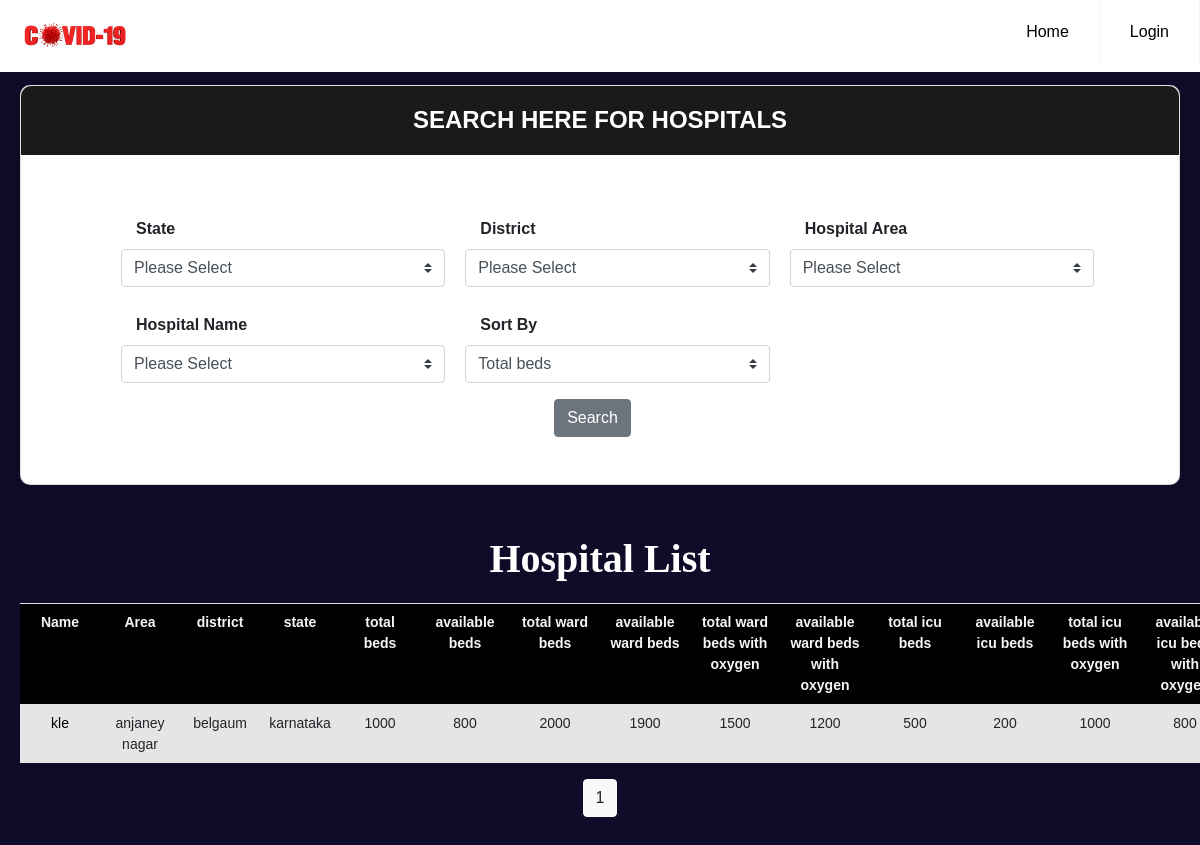
Before: /hospital with the older database file.
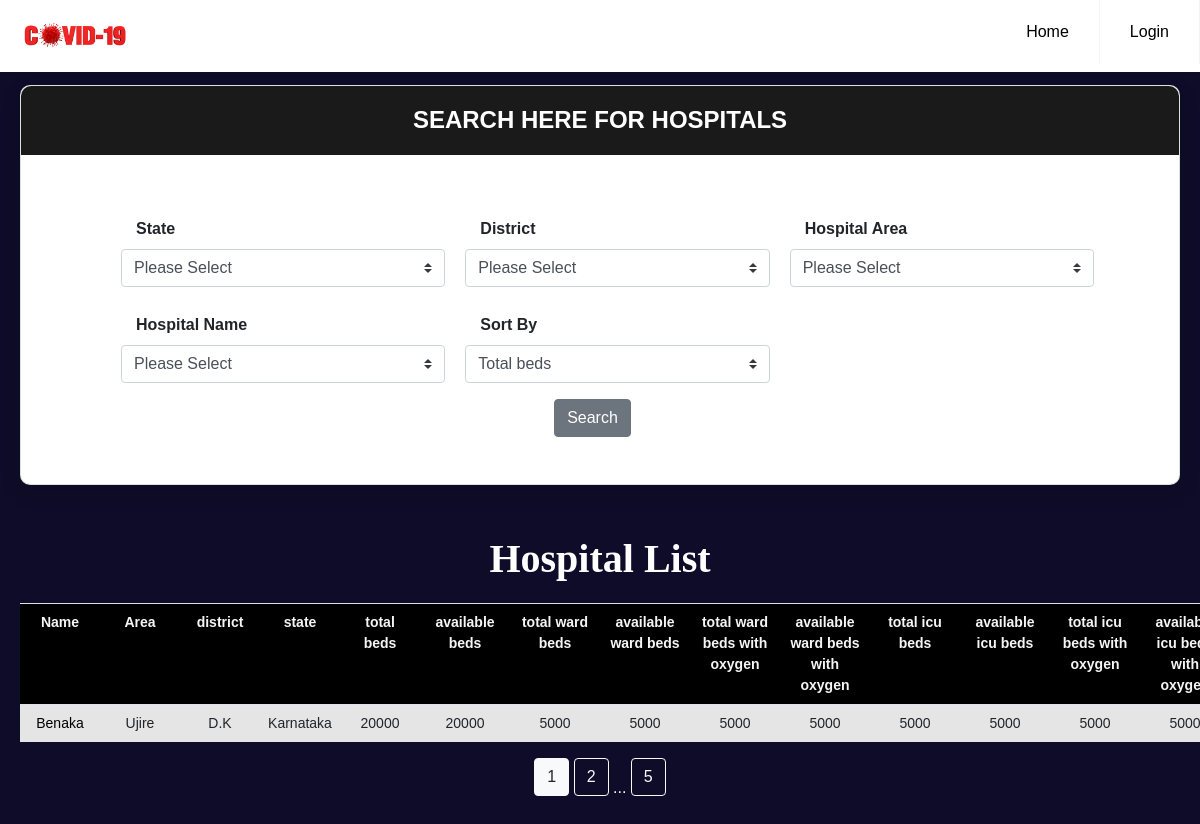
After: the same page with the newer database file.
### models.py (models this page shows, shortened)
class Hospital(db.Model):
    __tablename__ = "hospital"
    id = db.Column(db.Integer, primary_key=True)
    name = db.Column(db.String(100), nullable=False)
    area = db.Column(db.String(100), nullable=False)
    district = db.Column(db.String(100), nullable=False)
    state = db.Column(db.String(100), nullable=False)
    phone = db.Column(db.Integer, nullable=False)
    total_beds = db.Column(db.Integer, nullable=False)
    available_beds = db.Column(db.Integer, nullable=False)
    total_ward_beds = db.Column(db.Integer, nullable=False)
    available_ward_beds = db.Column(db.Integer, nullable=False)
    total_ward_beds_with_oxygen = db.Column(db.Integer, nullable=False)
    available_ward_beds_with_oxygen = db.Column(db.Integer, nullable=False)
    total_icu_beds = db.Column(db.Integer, nullable=False)
    available_icu_beds = db.Column(db.Integer, nullable=False)
    total_icu_beds_with_oxygen = db.Column(db.Integer, nullable=False)
    available_icu_beds_with_oxygen = db.Column(db.Integer, nullable=False)
    beds = db.relationship('Bed', backref='hospital', lazy=True)
    users = db.relationship('User', backref='hospital', lazy=True)
    doctors = db.relationship('Doctor', backref='hospital', lazy=True)

### app.py (the view, shortened to what this page needs)
@app.route('/hospital', methods=['GET','POST'])
def hospital():
    name=False
    district=False
    state=False
    area=False
    beds= False
    form = InfoForm()
    page = request.args.get('page', 1, type=int)
    print('page: ', page)
    if request.method == 'GET':
        name = request.args.get('name')
        state = request.args.get('state')
        district = request.args.get('district')
        area = request.args.get('area')
        beds = request.args.get('beds')
        print(name,area,district,state,beds)
        form.state.choices = [('Please Select', 'Please Select')] + [(s.state, s.state) for s in Hospital.query.group_by(Hospital.state)]
        if state and state != 'Please Select':
            form.district.choices = [('Please Select', 'Please Select')] + [(d.district, d.district) for d in Hospital.query.filter_by(state=state).group_by(Hospital.district)]
        if district and district != 'Please Select':
            form.area.choices = [('Please Select', 'Please Select')] + [(a.area, a.area) for a in Hospital.query.filter_by(district=district).group_by(Hospital.area)]
        if area and area != 'Please Select':
            form.name.choices = [('Please Select', 'Please Select')] + [(h.name, h.name) for h in Hospital.query.filter_by(area=area).group_by(Hospital.name)]
    if form.validate_on_submit() and request.method == "POST":
        print('POST request')
    per_page = 1
    data = Hospital.query.order_by(Hospital.total_beds.desc()).paginate(per_page=per_page, page=page)
    if(name =='Please Select' and district =='Please Select' and state =='Please Select' and area =='Please Select'):
        if beds == 'total_beds':
            data = Hospital.query.order_by(Hospital.total_beds.desc()).paginate(per_page=per_page, page=page)
        elif beds== 'available_beds':
            data = Hospital.query.order_by(Hospital.available_beds.desc()).paginate(per_page=per_page, page=page)
        elif beds == 'available_ward_beds':
            data = Hospital.query.order_by(Hospital.available_ward_beds.desc()).paginate(per_page=per_page, page=page)
        elif beds == 'available_ward_beds_with_oxygen':
            data = Hospital.query.order_by(Hospital.available_ward_beds_with_oxygen.desc()).paginate(per_page=per_page, page=page)
        elif beds == 'available_icu_beds':
            data = Hospital.query.order_by(Hospital.available_icu_beds.desc()).paginate(per_page=per_page, page=page)
        elif beds == 'available_icu_beds_with_oxygen':
            data = Hospital.query.order_by(Hospital.available_icu_beds_with_oxygen.desc()).paginate(per_page=per_page, page=page)
    elif(name !=  'Please Select' and district !='Please Select' and state !='Please Select' and area !='Please Select'):
        if beds == 'total_beds':
            data = Hospital.query.filter_by(name=name, district=district, state=state, area=area).order_by(Hospital.total_beds.desc()).paginate(per_page=per_page, page=page)
        elif beds== 'available_beds':
            data = Hospital.query.filter_by(name=name, district=district, state=state, area=area).order_by(Hospital.available_beds).paginate(per_page=per_page, page=page)
        elif beds == 'available_ward_beds':
            data = Hospital.query.filter_by(name=name, district=district, state=state, area=area).order_by(Hospital.available_ward_beds.desc()).paginate(per_page=per_page, page=page)
        elif beds == 'available_ward_beds_with_oxygen':
            data = Hospital.query.filter_by(name=name, district=district, state=state, area=area).order_by(Hospital.available_ward_beds_with_oxygen.desc()).paginate(per_page=per_page, page=page)
        elif beds == 'available_icu_beds':
            data = Hospital.query.filter_by(name=name, district=district, state=state, area=area).order_by(Hospital.available_icu_beds.desc()).paginate(per_page=per_page, page=page)
        elif beds == 'available_icu_beds_with_oxygen':
            data = Hospital.query.filter_by(name=name, district=district, state=state, area=area).order_by(Hospital.available_icu_beds_with_oxygen.desc()).paginate(per_page=per_page, page=page)
    else:
        data = Hospital.query.order_by(Hospital.total_beds.desc()).paginate(per_page=per_page, page=page)
        print("Get Request")
    form.name.data = name
    form.district.data = district
    form.state.data = state
    form.area.data = area
    form.beds.data = beds
    return render_template('index.html', form=form, name=name, district=district, state=state, area=area, beds=beds, hospitals=data)

### templates/index.html (shortened to what this page needs)
{% extends "base.html" %}
{% block navbar %}
    {% if current_user.is_active %}
        {% if current_user.role == "admin" %}
        <li><a href="{{ url_for('addhospital') }}">Add Hospital</a></li>
        <li><a href="{{ url_for('complaint') }}">Complaints</a></li>
        <li><a href="#">Logged in as: {{current_user.name}}</a></li>
        {% endif %}
        {% if current_user.role == "hospital" %}
        <li><a href="{{ url_for('patient_list') }}">Patients</a></li>
        <li><a href="{{ url_for('patient_add') }}">Add Patients</a></li>
        <li><a href="{{ url_for('doctor_add') }}">Add Doctor</a></li>
        <li><a href="{{ url_for('profilehospital', hospital_id = current_user.hospital.id) }}">Logged in as: {{current_user.name}}</a></li>
        {% endif %}
        <li><a href="{{ url_for('logout') }}">Logout</a></li>
	{% else %}
	    <li><a href="{{ url_for('login') }}">Login</a></li>
	{% endif %}
{% endblock navbar %}
{% block content %}
<div class="wrapper__main">
    <div class="page-wrapper bg-gra-03 p-t-45 p-b-50">
        <div class="wrapper wrapper--w790">
            <div class="card card-5">
                <div class="card-heading">
                    <h2 class="title">Search Here for Hospitals</h2>
                </div>
                <div class="card-body">
                    <div style="padding-left: 0px;" class="container">
                            <div class="col-md-12">
                                <form href="/" method="POST">
                                    <div class="row">
                                        <div>
                                            <div style="margin-top: 10px;" class="form-group">
                                                <label for="state" style="margin-left: 30px;" class="form-label "><b>State</b></label>
                                                <span class = "col-sm-4">
                                                    {{ form.state(id="state",class="custom-select selectFilter")}}
                                                </span>
                                            </div>
                                        </div>
                                        <div style="margin-left: 20px;">
                                            <div style="margin-top: 10px;" class="form-group">
                                                <label for="district" style="margin-left: 30px;" class="form-label"><b>District</b></label>
                                                <span class = "col-sm-4">
                                                    {{ form.district(id="district",class="custom-select selectFilter")}}
                                                </span>
                                            </div>
                                        </div>
                                        <div style="margin-left: 20px;">
                                            <div style="margin-top: 10px;" class="form-group">
                                                <label for="area" style="margin-left: 30px;" class="form-label "><b>Hospital Area</b></label>
                                                <span class = "col-sm-4">
                                                    {{ form.area(id="area",class="custom-select selectFilter")}}
                                                </span>
                                            </div>
                                        </div>
                                        <div>
                                            <div style="margin-top: 10px;" class="form-group">
                                                <label for="na" style="margin-left: 30px;" class="form-label "><b>Hospital Name</b></label>
                                                <span class = "col-sm-4">
                                                    {{ form.name(id="na",class="custom-select selectFilter") }}
                                                </span>
                                            </div>
                                        </div>
                                    <div style="margin-left: 20px;">
                                        <div style="margin-top: 10px;" class="form-group">
                                            <label class="form-label" style="margin-left: 30px;"><b>Sort By</b></label>
                                            <span class = "col-sm-4">
                                                {{ form.beds(class="custom-select selectFilter") }}
                                            </span>
                                        </div>
                                    </div>
                                </div>
                                    <div style="text-align: center;">
                                        {{form.submit(class="btn btn-secondary")}}
                                    </div>
                                </form>
                            </div>
                        </div>
                    </div>
                </div>
            </div>
  <div class="table__main">
    <div class="table__wrapper">
        <h1 class="label__head">Hospital List</h1>
        <table class="table">
            <tr class="table__head text-break">
                <th class="table__cell" width="80px">Name</th>
                <th class="table__cell" width="80px">Area</th>
                <th class="table__cell" width="80px">district</th>
                <th class="table__cell" width="80px">state</th>
                <th class="table__cell" width="80px">total beds</th>
                <th class="table__cell" width="90px">available beds</th>
                <th class="table__cell" width="90px">total ward beds</th>
                <th class="table__cell" width="90px">available ward beds</th>
                <th class="table__cell" width="90px">total ward beds with oxygen</th>
                <th class="table__cell" width="90px">available ward beds with oxygen</th>
                <th class="table__cell" width="90px">total icu beds</th>
                <th class="table__cell" width="90px">available icu beds</th>
                <th class="table__cell" width="90px">total icu beds with oxygen</th>
                <th class="table__cell" width="90px">available icu beds with oxygen</th>
            </tr>
            {% for row in hospitals.items %}
            <tr style="text-align: center;" class="table__row">
                <td class="table__cell"><a href="{{ url_for('profilehospital', hospital_id = row.id) }}">{{row.name}}</a></td>
                <td class="table__cell">{{row.area}}</td>
                <td class="table__cell">{{row.district}}</td>
                <td class="table__cell">{{row.state}}</td>
                <td class="table__cell">{{row.total_beds}}</td>
                <td class="table__cell">{{row.available_beds}}</td>
                <td class="table__cell">{{row.total_ward_beds}}</td>
                <td class="table__cell">{{row.available_ward_beds}}</td>
                <td class="table__cell">{{row.total_ward_beds_with_oxygen}}</td>
                <td class="table__cell">{{row.available_ward_beds_with_oxygen}}</td>
                <td class="table__cell">{{row.total_icu_beds}}</td>
                <td class="table__cell">{{row.available_icu_beds}}</td>
                <td class="table__cell">{{row.total_icu_beds_with_oxygen}}</td>
                <td class="table__cell">{{row.available_icu_beds_with_oxygen}}</td>
            </tr>
            {% endfor %}
        </table>
        <div style="text-align: center;">
        {% for page_num in hospitals.iter_pages(left_edge=1, right_edge=1, left_current=1, right_current=2) %}
            {% if page_num %}
                {% if hospitals.page == page_num  %}
                    <a  class="btn btn-light mb-4" href="{{url_for('hospital', page=page_num, name=name, district=district, state=state, area=area, beds=beds) }}">{{ page_num }}</a>
                {% else %}
                    <a  class="btn btn-outline-light mb-4" href="{{ url_for('hospital', page=page_num, name=name, district=district, state=state, area=area, beds=beds) }}">{{ page_num }}</a>
                {% endif %}
            {% else %}
            <span style="color: white;">...</span>
            {% endif %}
        {% endfor %}
            </div>
    </div>
  </div>
</div>
</div>
{% endblock content %}

### templates/base.html (shortened to what this page needs)
<!DOCTYPE html>
<html>
<head>
	<link rel="stylesheet" type="text/css" href="{{ url_for('static', filename='css/home.css') }}">
	<link rel="stylesheet" href="https://stackpath.bootstrapcdn.com/bootstrap/4.3.1/css/bootstrap.min.css">
	<link href="https://unpkg.com/aos@2.3.1/dist/aos.css" rel="stylesheet">
	<link rel="stylesheet" href="https://cdnjs.cloudflare.com/ajax/libs/select2/4.0.13/css/select2.min.css" />
	<link rel="stylesheet" type="text/css" href="{{ url_for('static', filename='css/patient_add.css') }}">
	<link href="{{ url_for('static', filename='css/main.css') }}" rel="stylesheet" media="all">
	<link rel="stylesheet" href="https://stackpath.bootstrapcdn.com/font-awesome/4.7.0/css/font-awesome.min.css">
</head>
<body>
<div class="navbar__main">
	<header class="header">
	<a href="{{ url_for('home') }}"><img src="{{ url_for('static', filename='img/logo.jpg') }}" class="logo"></a>
	  <ul class="menu">
		<li><a href="{{ url_for('home') }}">Home</a></li>
          {% block navbar %}
          {% endblock %}
	  </ul>
	</header>
</div>
{% block content %}
{% endblock %}
</body>
</html>

Changed rows visible on the page:
changed Hospital: name "kle" → "Benaka"; area "anjaney nagar" → "Ujire"; district "belgaum" → "D.K"; state "karnataka" → "Karnataka"; total_beds "1000" → "20000"; available_beds "800" → "20000"; total_ward_beds "2000" → "5000"; available_ward_beds "1900" → "5000"; total_ward_beds_with_oxygen "1500" → "5000"; available_ward_beds_with_oxygen "1200" → "5000"; total_icu_beds "500" → "5000"; available_icu_beds "200" → "5000"; total_icu_beds_with_oxygen "1000" → "5000"; available_icu_beds_with_oxygen "800" → "5000"
Other visible differences:
new list line: "2"
new list line: "5"
